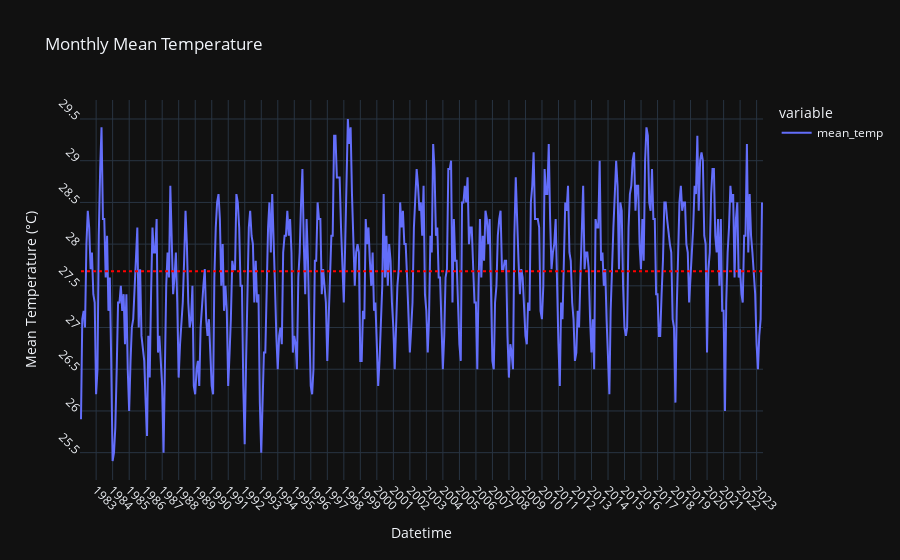

Source (notebook cell):
### Markdown cell above
#### Data Visualisation

### Code cell
df_monthly_mean_temp = df['mean_temp'].resample('M').mean()  # resample to monthly mean
# print(df_monthly_mean_temp)

# line plot for mean temperature
fig_monthly_mean_temp = px.line(df_monthly_mean_temp, labels={df_monthly_mean_temp.index.name: 'Datetime', 'value': 'Mean Temperature (°C)'}, title='Monthly Mean Temperature')
fig_monthly_mean_temp.update_xaxes(dtick='M12', tickangle=45)
fig_monthly_mean_temp.update_yaxes(dtick=0.5, tickangle=45)
fig_monthly_mean_temp.update_traces(hovertemplate='Datetime: %{x}<br>Mean Temperature: %{y}°C')

# add the mean line
mean_temperature = np.mean(df_monthly_mean_temp)
fig_monthly_mean_temp.add_shape(
    type="line",
    x0=df_monthly_mean_temp.index[0],
    y0=mean_temperature,
    x1=df_monthly_mean_temp.index[-1],
    y1=mean_temperature,
    line=dict(color="red", dash="dot"),
)
fig_monthly_mean_temp.show()

# monthly_total_rainfall = df['total_rainfall'].resample('M').mean()  # resample to monthly mean
# yearly_total_rainfall = df['total_rainfall'].resample('Y').mean()  # resample to yearly mean

# print(monthly_total_rainfall)
# print(yearly_total_rainfall)

# bar plot for total rainfall
# fig_monthly_total_rainfall = px.line(monthly_total_rainfall, labels={df.index.name: 'Month', 'value': 'Total Rainfall (mm)'},
#              title='Monthly Total Rainfall')
# fig_monthly_total_rainfall.update_traces(hovertemplate='Month: %{x}<br>Total Rainfall: %{y}mm')
# fig_monthly_total_rainfall.show()

# fig_yearly_total_rainfall = px.line(yearly_total_rainfall, labels={df.index.name: 'Year', 'value': 'Total Rainfall (mm)'},
#              title='Yearly Total Rainfall')
# fig_yearly_total_rainfall.update_traces(hovertemplate='Year: %{x}<br>Total Rainfall: %{y}mm')
# fig_yearly_total_rainfall.show()

# multivariable line plot
# df_reset = df.reset_index()
# df_reset['datetime'] = df_reset['datetime'].astype(int)
# melted_df = df_reset.melt(id_vars='datetime', var_name='variable')
# fig_combined = go.Figure()
# for variable in melted_df['variable'].unique():
#     variable_data = melted_df[melted_df['variable'] == variable]
#     fig_combined.add_trace(go.Scatter(
#         x=variable_data['datetime'],
#         y=variable_data['value'],
#         name=variable
#     ))
# fig_combined.update_layout(
#     xaxis=dict(
#         title='Time',
#         tickmode='array',
#         tickvals=df_reset['datetime'],
#         ticktext=df.index.strftime('%Y-%m')
#     ), yaxis=dict(
#         title='Value'
#     ), title='Multiple Variables over Time'
# )
# fig_combined.show()

### Figure 1 — Plotly figure (JSON) as saved in the notebook; plotly's stock layout.template omitted (floating-point values rounded to 4 significant figures; data arrays with more than 128 entries replaced by an {"elided": "..."} marker saying what was removed)
{"data": [{"hovertemplate": "Datetime: %{x}<br>Mean Temperature: %{y}°C", "legendgroup": "mean_temp", "line": {"color": "#636efa", "dash": "solid"}, "marker": {"symbol": "circle"}, "mode": "lines", "name": "mean_temp", "orientation": "v", "showlegend": true, "type": "scatter", "x": {"elided": "496 str values"}, "xaxis": "x", "y": {"elided": "496 float values"}, "yaxis": "y"}], "layout": {"legend": {"title": {"text": "variable"}, "tracegroupgap": 0}, "shapes": [{"line": {"color": "red", "dash": "dot"}, "type": "line", "x0": "1982-01-31T00:00:00", "x1": "2023-04-30T00:00:00", "y0": 27.67, "y1": 27.67}], "title": {"text": "Monthly Mean Temperature"}, "xaxis": {"anchor": "y", "domain": [0, 1], "dtick": "M12", "tickangle": 45, "title": {"text": "Datetime"}}, "yaxis": {"anchor": "x", "domain": [0, 1], "dtick": 0.5, "tickangle": 45, "title": {"text": "Mean Temperature (°C)"}}}}
